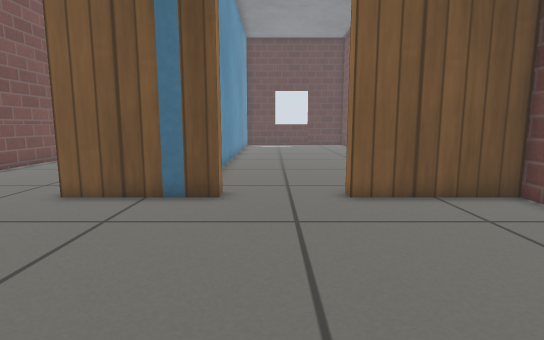
view 1 (above)

17 first-person views from a walk through a world built for the Gazebo simulator. The camera is 0.5 m above the floor, tilts 8° down and sees 80° across. The floor is counted in squares, 0.25 m on a side. Each view is taken from the middle of a square. On the plan, view 1 faces up. The plan holds only what a view shows up to about 18 squares ahead; the rest is blank. The place goes on beyond the plan. Gazebo's built-in surfaces are drawn with simple patterns.

view 2
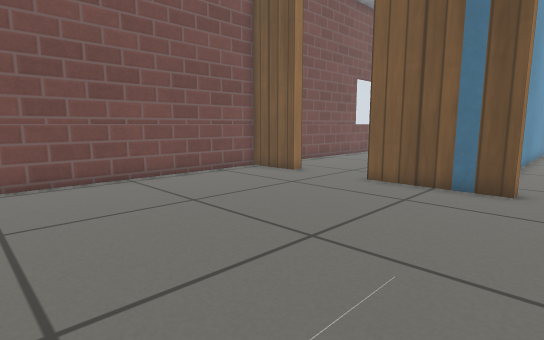

view 3
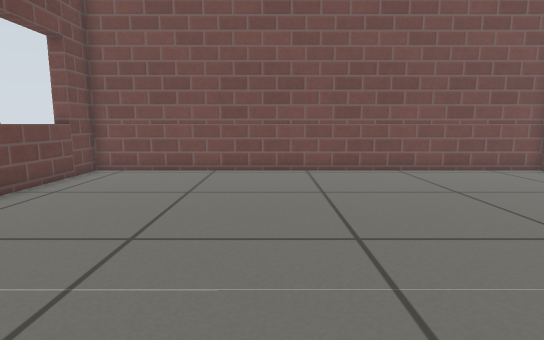

view 4
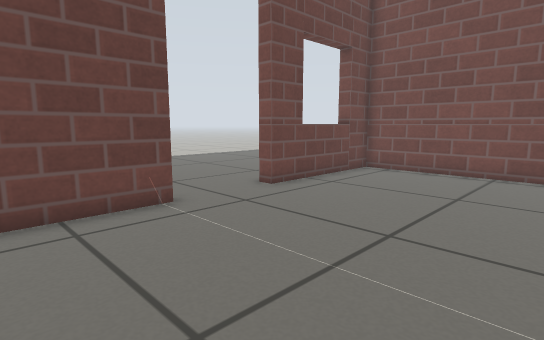

view 5
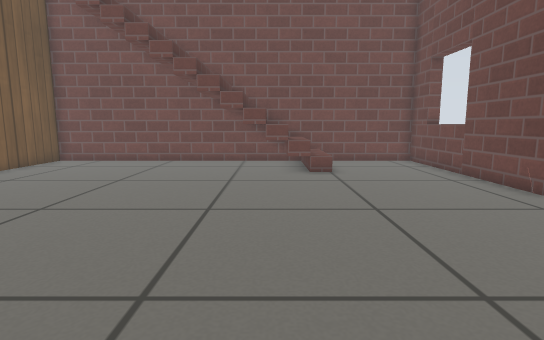

view 6
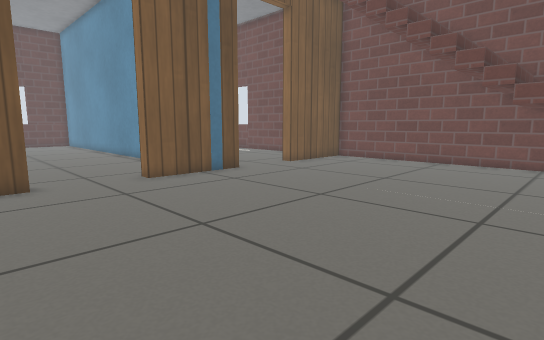

view 7
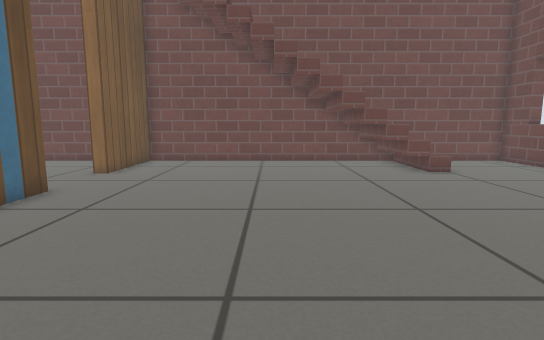

view 8
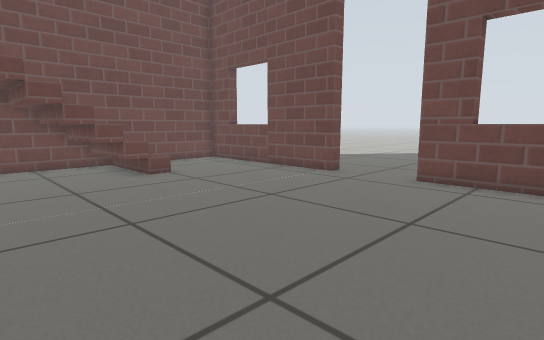

view 9
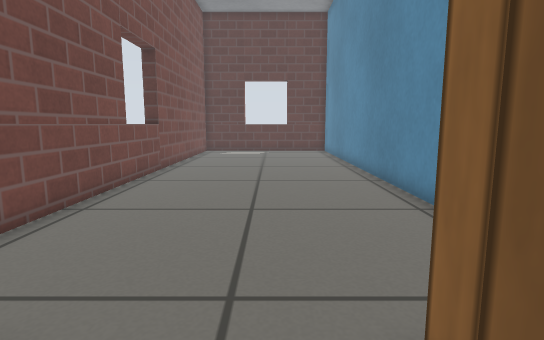

view 10
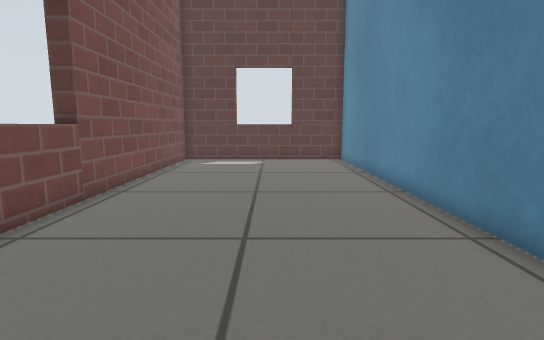

view 11
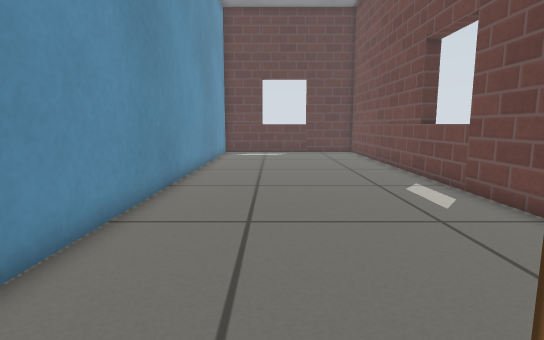

view 12
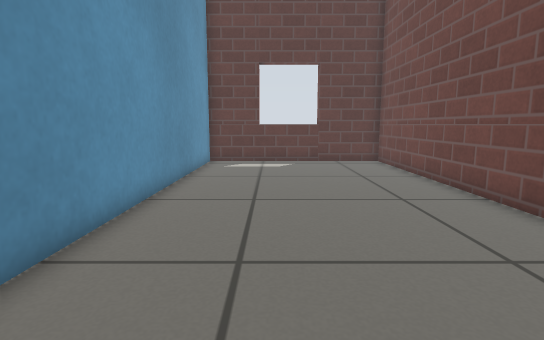

view 13
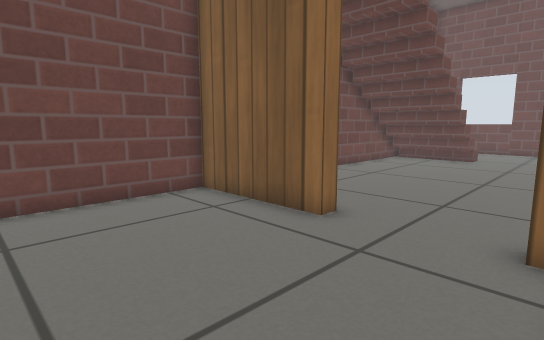

view 14
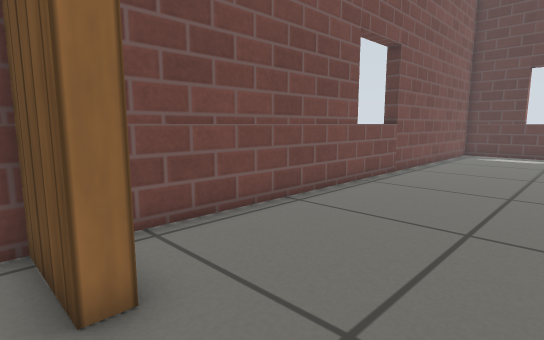

view 15
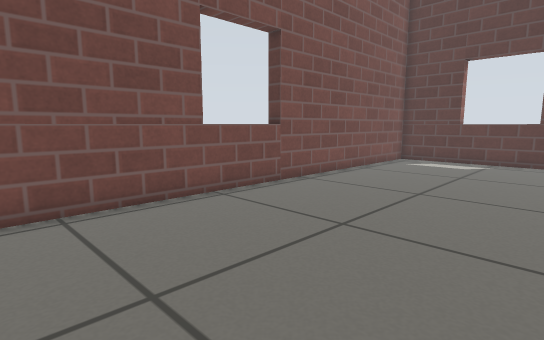

view 16
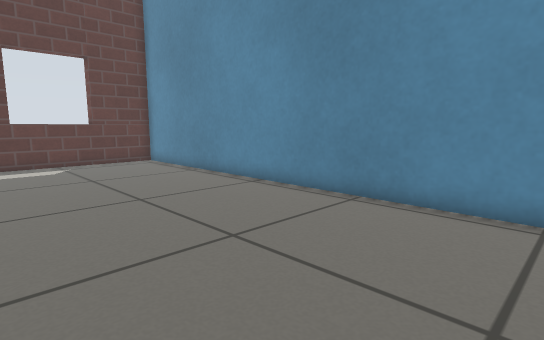

view 17
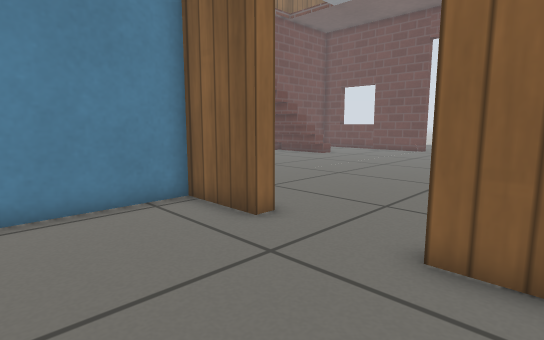

### Floor plan
Ten units are one square. View 1 is at (0, 0); x grows to the right and y downward. Boxes are objects, and circles mark ways between rooms. Rooms are numbered by the first view taken in them; rooms with no view inside come last. Other rooms are left out.
<svg viewBox="-125 -321 199 436">
<path fill="none" stroke="#000" d="M-20 106 69 106 68 -25M-14 -87 -58 -87M68 -34 68 -87 21 -87M-94 -87 -120 -87 -119 106 -56 106M-58 -93 -30 -93 -30 -316 -120 -316 -120 -103M-107 -93 -94 -93M21 -93 68 -93 68 -316 -24 -316 -24 -119"/>
<circle cx="-75" cy="-90" r="3" fill="#2a7"/>
<circle cx="5" cy="-90" r="3" fill="#2a7"/>
<text x="-30" y="10">1</text>
<text x="-80" y="-210">2</text>
<text x="20" y="-210">3</text>
</svg>
Room 1 opens to room 2. Room 1 opens to room 3.

Where each view was taken, in squares from view 1:
view 1: 0 up, 0 right, facing up
view 2: 2 down, 0 right, facing up-left
view 3: 3 down, 2 right, facing left
view 4: 3 down, 2 right, facing down-left
view 5: 3 down, 11 left, facing right
view 6: 3 down, 11 left, facing up-right
view 7: 2 up, 11 left, facing right
view 8: 1 up, 10 left, facing down-right
view 9: 7 up, 7 left, facing up
view 10: 13 up, 7 left, facing up
view 11: 8 up, 1 right, facing up
view 12: 14 up, 1 right, facing up
view 13: 15 up, 2 left, facing down-right
view 14: 8 up, 6 left, facing up-left
view 15: 13 up, 4 left, facing up-left
view 16: 14 up, 11 left, facing up-right
view 17: 14 up, 11 left, facing down-right
